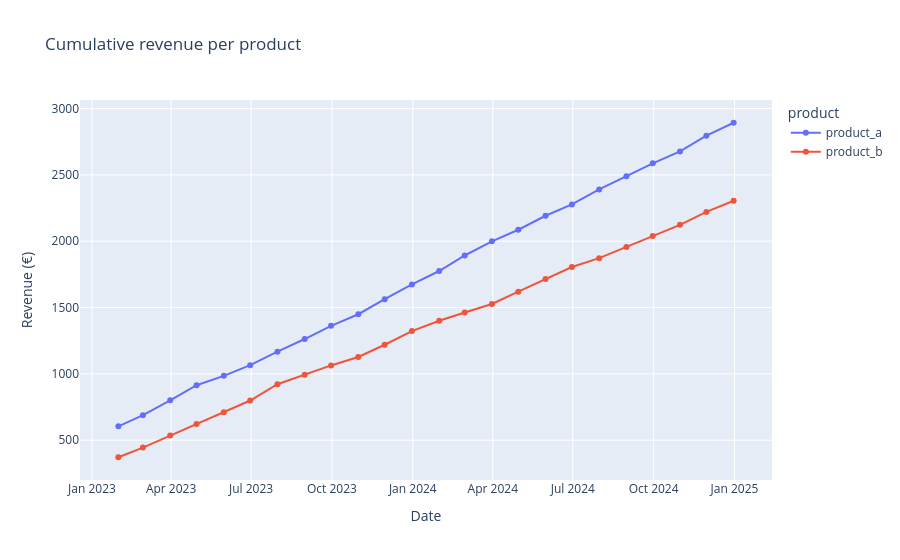

The notebook cell saved with this chart:
### Markdown cell above
## Lijnplot — `px.line`

### Code cell
rng = np.random.default_rng(42)
months = pd.date_range("2023-01", periods=24, freq="ME")
revenue = pd.DataFrame(
    {
        "date": months,
        "product_a": (rng.normal(100, 15, 24)).cumsum() + 500,
        "product_b": (rng.normal(80, 20, 24)).cumsum() + 300,
    }
)

# Convert to long format for Plotly
revenue_long = revenue.melt(id_vars="date", var_name="product", value_name="revenue")

fig = px.line(
    revenue_long,
    x="date",
    y="revenue",
    color="product",
    markers=True,
    title="Cumulative revenue per product",
    labels={"date": "Date", "revenue": "Revenue (€)"},
)
fig.show()

### Figure 1 — Plotly figure (JSON) as saved in the notebook; plotly's stock layout.template omitted (floating-point values rounded to 4 significant figures)
{"data": [{"hovertemplate": "product=product_a<br>Date=%{x}<br>Revenue (€)=%{y}<extra></extra>", "legendgroup": "product_a", "line": {"color": "#636efa", "dash": "solid"}, "marker": {"symbol": "circle"}, "mode": "lines+markers", "name": "product_a", "orientation": "v", "showlegend": true, "type": "scatter", "x": ["2023-01-31T00:00:00.000000000", "2023-02-28T00:00:00.000000000", "2023-03-31T00:00:00.000000000", "2023-04-30T00:00:00.000000000", "2023-05-31T00:00:00.000000000", "2023-06-30T00:00:00.000000000", "2023-07-31T00:00:00.000000000", "2023-08-31T00:00:00.000000000", "2023-09-30T00:00:00.000000000", "2023-10-31T00:00:00.000000000", "2023-11-30T00:00:00.000000000", "2023-12-31T00:00:00.000000000", "2024-01-31T00:00:00.000000000", "2024-02-29T00:00:00.000000000", "2024-03-31T00:00:00.000000000", "2024-04-30T00:00:00.000000000", "2024-05-31T00:00:00.000000000", "2024-06-30T00:00:00.000000000", "2024-07-31T00:00:00.000000000", "2024-08-31T00:00:00.000000000", "2024-09-30T00:00:00.000000000", "2024-10-31T00:00:00.000000000", "2024-11-30T00:00:00.000000000", "2024-12-31T00:00:00.000000000"], "xaxis": "x", "y": [604.6, 689.0, 800.2, 914.3, 985.1, 1066.0, 1167.0, 1263.0, 1362.0, 1450.0, 1563.0, 1675.0, 1776.0, 1892.0, 1999.0, 2087.0, 2192.0, 2278.0, 2391.0, 2490.0, 2587.0, 2677.0, 2795.0, 2893.0], "yaxis": "y"}, {"hovertemplate": "product=product_b<br>Date=%{x}<br>Revenue (€)=%{y}<extra></extra>", "legendgroup": "product_b", "line": {"color": "#EF553B", "dash": "solid"}, "marker": {"symbol": "circle"}, "mode": "lines+markers", "name": "product_b", "orientation": "v", "showlegend": true, "type": "scatter", "x": ["2023-01-31T00:00:00.000000000", "2023-02-28T00:00:00.000000000", "2023-03-31T00:00:00.000000000", "2023-04-30T00:00:00.000000000", "2023-05-31T00:00:00.000000000", "2023-06-30T00:00:00.000000000", "2023-07-31T00:00:00.000000000", "2023-08-31T00:00:00.000000000", "2023-09-30T00:00:00.000000000", "2023-10-31T00:00:00.000000000", "2023-11-30T00:00:00.000000000", "2023-12-31T00:00:00.000000000", "2024-01-31T00:00:00.000000000", "2024-02-29T00:00:00.000000000", "2024-03-31T00:00:00.000000000", "2024-04-30T00:00:00.000000000", "2024-05-31T00:00:00.000000000", "2024-06-30T00:00:00.000000000", "2024-07-31T00:00:00.000000000", "2024-08-31T00:00:00.000000000", "2024-09-30T00:00:00.000000000", "2024-10-31T00:00:00.000000000", "2024-11-30T00:00:00.000000000", "2024-12-31T00:00:00.000000000"], "xaxis": "x", "y": [371.4, 444.4, 535.0, 622.3, 710.6, 799.2, 922.0, 993.9, 1064.0, 1127.0, 1220.0, 1322.0, 1400.0, 1463.0, 1527.0, 1620.0, 1715.0, 1805.0, 1872.0, 1957.0, 2039.0, 2124.0, 2221.0, 2305.0], "yaxis": "y"}], "layout": {"legend": {"title": {"text": "product"}, "tracegroupgap": 0}, "title": {"text": "Cumulative revenue per product"}, "xaxis": {"anchor": "y", "domain": [0, 1], "title": {"text": "Date"}}, "yaxis": {"anchor": "x", "domain": [0, 1], "title": {"text": "Revenue (€)"}}}}
